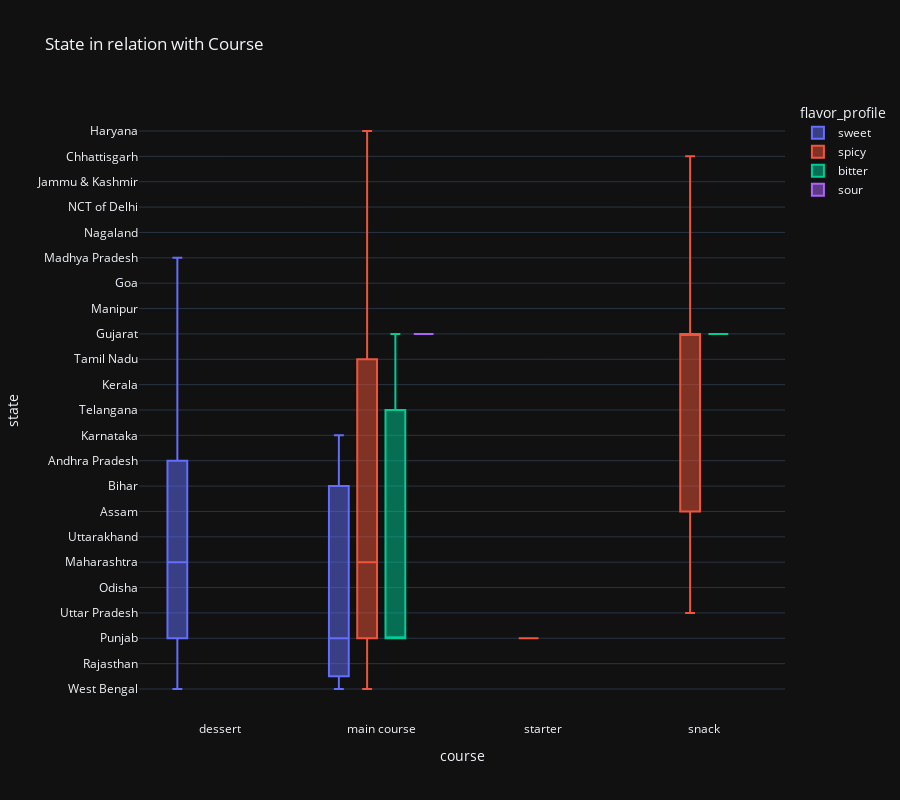

The notebook cell this image was saved under:
### Code cell
px.box(df,y='state',x='course',title='State in relation with Course',template='plotly_dark',color='flavor_profile',height=800)

### Figure 1 — Plotly figure (JSON) as saved in the notebook; plotly's stock layout.template omitted (floating-point values rounded to 4 significant figures)
{"data": [{"alignmentgroup": "True", "hovertemplate": "flavor_profile=sweet<br>course=%{x}<br>state=%{y}<extra></extra>", "legendgroup": "sweet", "marker": {"color": "#636efa"}, "name": "sweet", "notched": false, "offsetgroup": "sweet", "orientation": "v", "showlegend": true, "type": "box", "x": ["dessert", "dessert", "dessert", "dessert", "dessert", "dessert", "dessert", "dessert", "dessert", "dessert", "dessert", "dessert", "dessert", "dessert", "dessert", "dessert", "dessert", "dessert", "dessert", "dessert", "dessert", "dessert", "dessert", "dessert", "dessert", "dessert", "dessert", "dessert", "dessert", "dessert", "dessert", "dessert", "dessert", "dessert", "dessert", "dessert", "dessert", "dessert", "dessert", "dessert", "main course", "dessert", "dessert", "dessert", "dessert", "dessert", "dessert", "dessert", "dessert", "dessert", "dessert", "dessert", "dessert", "dessert", "dessert", "dessert", "dessert", "dessert", "dessert", "main course", "dessert", "dessert", "dessert", "dessert", "dessert", "dessert", "dessert", "dessert", "dessert", "main course", "dessert", "dessert", "dessert"], "x0": " ", "xaxis": "x", "y": ["West Bengal", "Rajasthan", "Punjab", "Rajasthan", "West Bengal", "West Bengal", "Uttar Pradesh", "West Bengal", "Punjab", "Uttar Pradesh", "Odisha", "Uttar Pradesh", "Maharashtra", "Uttarakhand", "Uttar Pradesh", "Odisha", "Odisha", "West Bengal", "Odisha", "West Bengal", "Assam", "Bihar", "West Bengal", "West Bengal", "West Bengal", "Assam", "Odisha", "West Bengal", "West Bengal", "West Bengal", "West Bengal", "Andhra Pradesh", "Andhra Pradesh", "Maharashtra", "Karnataka", "Telangana", "Andhra Pradesh", "Andhra Pradesh", "Kerala", "Karnataka", "Karnataka", "Andhra Pradesh", "Andhra Pradesh", "Tamil Nadu", "Andhra Pradesh", "Telangana", "Telangana", "Tamil Nadu", "Andhra Pradesh", "Maharashtra", "Gujarat", "Maharashtra", "Gujarat", "Maharashtra", "Maharashtra", "Maharashtra", "Maharashtra", "Maharashtra", "Manipur", "Punjab", "Telangana", "Maharashtra", "Gujarat", "Gujarat", "Gujarat", "Maharashtra", "Rajasthan", "Assam", "West Bengal", "West Bengal", "Assam", "Goa", "Madhya Pradesh"], "y0": " ", "yaxis": "y"}, {"alignmentgroup": "True", "hovertemplate": "flavor_profile=spicy<br>course=%{x}<br>state=%{y}<extra></extra>", "legendgroup": "spicy", "marker": {"color": "#EF553B"}, "name": "spicy", "notched": false, "offsetgroup": "spicy", "orientation": "v", "showlegend": true, "type": "box", "x": ["main course", "main course", "main course", "main course", "main course", "main course", "main course", "main course", "main course", "main course", "main course", "main course", "main course", "starter", "main course", "main course", "main course", "main course", "main course", "snack", "snack", "snack", "main course", "main course", "main course", "main course", "main course", "main course", "main course", "main course", "main course", "main course", "main course", "main course", "main course", "main course", "main course", "main course", "main course", "main course", "main course", "main course", "starter", "snack", "main course", "main course", "main course", "snack", "main course", "main course", "main course", "main course", "main course", "main course", "main course", "main course", "main course", "main course", "snack", "snack", "main course", "main course", "main course", "main course", "main course", "snack", "snack", "snack", "main course", "snack", "snack", "main course", "snack", "main course", "snack", "snack", "snack", "main course", "main course", "snack", "main course", "main course", "snack", "main course", "main course", "snack", "snack", "main course", "main course", "main course", "main course", "snack", "snack", "snack", "snack", "main course", "main course", "main course", "main course", "main course", "main course", "main course"], "x0": " ", "xaxis": "x", "y": ["Assam", "Nagaland", "Punjab", "Punjab", "Punjab", "Punjab", "Punjab", "Punjab", "Telangana", "NCT of Delhi", "Punjab", "West Bengal", "Punjab", "Punjab", "Punjab", "Rajasthan", "West Bengal", "Punjab", "Jammu & Kashmir", "Maharashtra", "Chhattisgarh", "Uttar Pradesh", "Punjab", "Haryana", "Uttar Pradesh", "Uttar Pradesh", "Bihar", "Punjab", "Punjab", "Punjab", "Punjab", "Uttar Pradesh", "Punjab", "Punjab", "Punjab", "Punjab", "Rajasthan", "Punjab", "Bihar", "Punjab", "Punjab", "Punjab", "Punjab", "Andhra Pradesh", "Kerala", "Karnataka", "Tamil Nadu", "Tamil Nadu", "Tamil Nadu", "Tamil Nadu", "Tamil Nadu", "Kerala", "Tamil Nadu", "Tamil Nadu", "Karnataka", "Tamil Nadu", "Tamil Nadu", "Tamil Nadu", "Kerala", "Andhra Pradesh", "Tamil Nadu", "Maharashtra", "Maharashtra", "Gujarat", "Gujarat", "Maharashtra", "Gujarat", "Gujarat", "Gujarat", "Gujarat", "Gujarat", "Rajasthan", "Gujarat", "Gujarat", "Gujarat", "Gujarat", "Maharashtra", "Madhya Pradesh", "Maharashtra", "Gujarat", "Maharashtra", "Maharashtra", "Maharashtra", "Gujarat", "Gujarat", "Gujarat", "Maharashtra", "Maharashtra", "Gujarat", "Maharashtra", "Goa", "Gujarat", "Gujarat", "Gujarat", "Gujarat", "Gujarat", "Assam", "Assam", "West Bengal", "Assam", "West Bengal", "West Bengal"], "y0": " ", "yaxis": "y"}, {"alignmentgroup": "True", "hovertemplate": "flavor_profile=bitter<br>course=%{x}<br>state=%{y}<extra></extra>", "legendgroup": "bitter", "marker": {"color": "#00cc96"}, "name": "bitter", "notched": false, "offsetgroup": "bitter", "orientation": "v", "showlegend": true, "type": "box", "x": ["main course", "main course", "main course", "snack"], "x0": " ", "xaxis": "x", "y": ["Punjab", "Punjab", "Gujarat", "Gujarat"], "y0": " ", "yaxis": "y"}, {"alignmentgroup": "True", "hovertemplate": "flavor_profile=sour<br>course=%{x}<br>state=%{y}<extra></extra>", "legendgroup": "sour", "marker": {"color": "#ab63fa"}, "name": "sour", "notched": false, "offsetgroup": "sour", "orientation": "v", "showlegend": true, "type": "box", "x": ["main course"], "x0": " ", "xaxis": "x", "y": ["Gujarat"], "y0": " ", "yaxis": "y"}], "layout": {"boxmode": "group", "height": 800, "legend": {"title": {"text": "flavor_profile"}, "tracegroupgap": 0}, "title": {"text": "State in relation with Course"}, "xaxis": {"anchor": "y", "domain": [0, 1], "title": {"text": "course"}}, "yaxis": {"anchor": "x", "domain": [0, 1], "title": {"text": "state"}}}}
